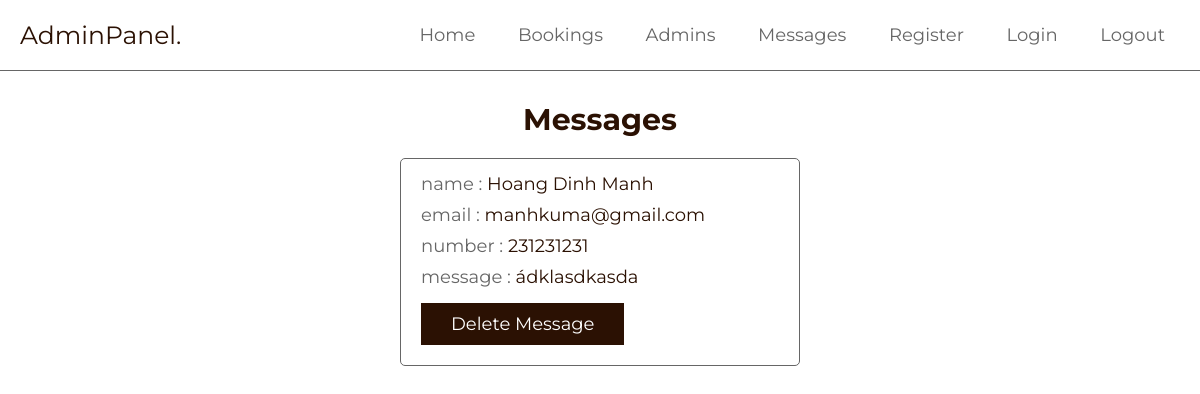
The app's page /admin/messages.php (signed in) with its own data.
### tables this page shows
CREATE TABLE `messages` (
  `id` varchar(20) NOT NULL,
  `name` varchar(50) NOT NULL,
  `email` varchar(50) NOT NULL,
  `number` varchar(10) NOT NULL,
  `message` varchar(1000) NOT NULL
);

### admin/messages.php (the view, shortened to what this page needs)
<?php
include '../components/connect.php';
?>
<!DOCTYPE html>
<html lang="en">
<head>
   <link rel="stylesheet" href="https://cdnjs.cloudflare.com/ajax/libs/font-awesome/6.2.0/css/all.min.css">
   <link rel="stylesheet" href="../css/admin_style.css">
</head>
<body>
<?php include '../components/admin_header.php'; ?>
<section class="grid">
   <h1 class="heading">messages</h1>
   <div class="box-container">
   <?php
      $select_messages = $conn->prepare("SELECT * FROM `messages`");
      $select_messages->execute();
      if($select_messages->rowCount() > 0){
         while($fetch_messages = $select_messages->fetch(PDO::FETCH_ASSOC)){
   ?>
   <div class="box">
      <p>name : <span><?= $fetch_messages['name']; ?></span></p>
      <p>email : <span><?= $fetch_messages['email']; ?></span></p>
      <p>number : <span><?= $fetch_messages['number']; ?></span></p>
      <p>message : <span><?= $fetch_messages['message']; ?></span></p>
      <form action="" method="POST">
         <input type="submit" value="delete message" onclick="return confirm('delete this message?');" name="delete" class="btn">
      </form>
   </div>
   <?php
      }
      }
   ?>
   </div>
</section>
</body>
</html>

### css/admin_style.css (style rules this page uses)
:root { --main-color:#2B1103; --sub-color:#666; --white:#fff; --border:.1rem solid var(--sub-color); }
* { font-family: 'Montserrat', sans-serif; margin: 0; padding: 0; box-sizing: border-box; outline: none; border: none; text-decoration: none; }
html { font-size: 62.5%; overflow-x: hidden; scroll-behavior: smooth; scroll-padding-top: 2rem; }
section { padding: 3rem 2rem; max-width: 1200px; margin: 0 auto; }
.heading { margin-bottom: 2rem; text-align: center; text-transform: capitalize; color: var(--main-color); font-size: 3rem; }
.btn { display: inline-block; cursor: pointer; padding: 1rem 3rem; font-size: 1.8rem; color: var(--white); text-align: center; text-transform: capitalize; transition: .2s linear; margin-top: 1rem; background-color: var(--main-color); }
.grid .box-container { display: grid; grid-template-columns: repeat(auto-fit, 40rem); align-items: flex-start; justify-content: center; gap: 1.5rem; }
.grid .box-container .box { border-radius: .5rem; padding: 2rem; padding-top: 1rem; border: var(--border); overflow-x: hidden; }
.grid .box-container .box p { line-height: 1.5; padding: .2rem 0; font-size: 1.8rem; color: var(--sub-color); text-overflow: ellipsis; overflow-x: hidden; white-space: inherit; }
.grid .box-container .box p span { color: var(--main-color); }

### records on screen
messages: name "Hoang Dinh Manh", email "manhkuma@gmail.com", number "231231231", message "ádklasdkasda"
